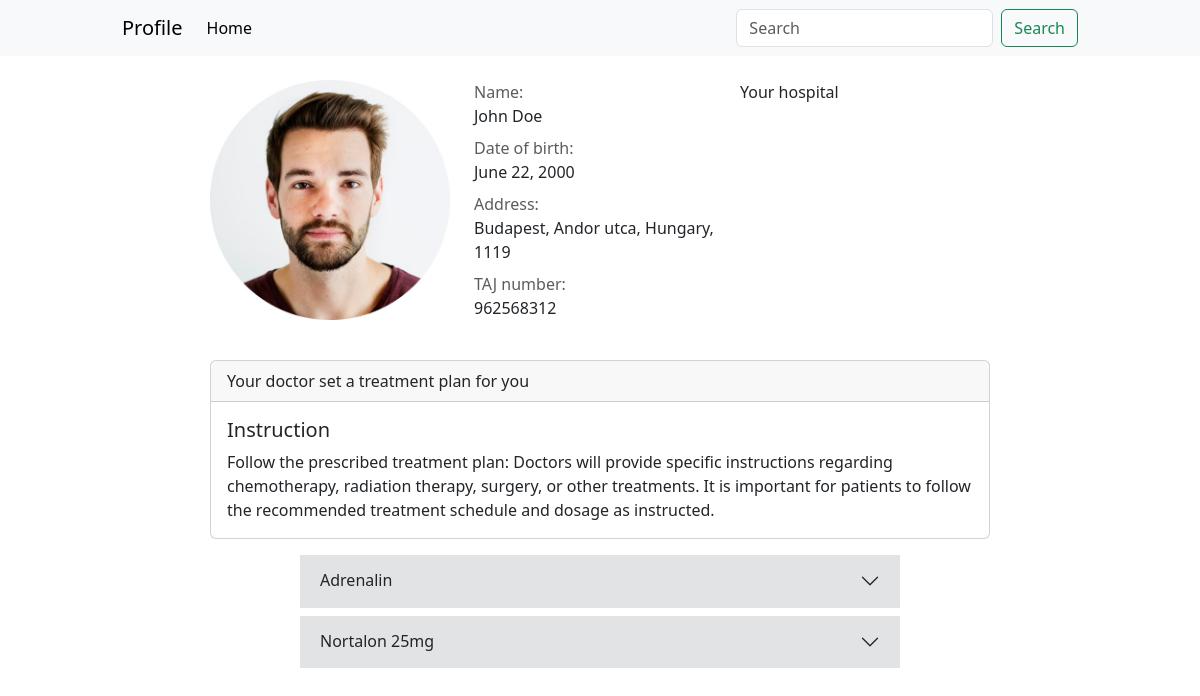
/profile/ (signed in), run on the app's committed database.
### patient/models.py (models this page shows, shortened)
class Patient(models.Model):
    user = models.ForeignKey(User, on_delete=models.CASCADE)
    first_name = models.CharField(max_length=100, null=False)
    last_name = models.CharField(max_length=100, null=False)
    birth_date = models.DateField(null=False)
    address = models.CharField(max_length=100, null=False)
    social_number = models.IntegerField(unique=True)
    instruction = models.ForeignKey(Instruction, on_delete=models.CASCADE)
    disease = models.CharField(max_length=100, null=False, blank=True)

class Instruction(models.Model):
    pillows = models.ManyToManyField(Pillow)
    description = models.TextField(max_length=1000, null=False)

class Pillow(models.Model):
    name = models.CharField(max_length=100, null=False)
    start_date = models.DateField(auto_now=True)
    finish_date = models.DateField(null=False)
    times_per_day = models.IntegerField(null=False)

### patient/views.py (the view)
# urls.py: path('profile/', views.profile, name="profile"),
def profile(request):
    patient = get_object_or_404(Patient, pk=request.user.id)
    return render(request, 'patient/patient.html', context={'p': patient, 'pillows': patient.instruction.pillows.all()})

### patient/templates/patient/patient.html (shortened to what this page needs)
{% load static %}
<!doctype html>
<html lang="en">
<head>
    <link href="https://cdn.jsdelivr.net/npm/bootstrap@5.3.0-alpha3/dist/css/bootstrap.min.css" rel="stylesheet"
>
    <link rel="stylesheet" href="{% static 'css/style.css' %}">
</head>
<body>
    <nav class="navbar navbar-expand-lg bg-body-tertiary">
        <div class="container">
          <a class="navbar-brand" href="#">Profile</a>
          <div class="collapse navbar-collapse" id="navbarSupportedContent">
            <ul class="navbar-nav me-auto mb-2 mb-lg-0">
              <li class="nav-item">
                <a class="nav-link active" aria-current="page" href="#">Home</a>
              </li>
            </ul>
            <form class="d-flex" role="search">
              <input class="form-control me-2" type="search" placeholder="Search" aria-label="Search">
              <button class="btn btn-outline-success" type="submit">Search</button>
            </form>
          </div>
        </div>
    </nav>
    <main class="mb-5">
        <div class="container-small mt-4">
            <div class="d-flex justify-content-center">
                <div class="d-flex me-1">
                    <img class="me-4" width="240px" height="240px" src="{% static 'img/patient_pic.jpg' %}" alt="">
                    <div class="d-flex flex-column">
                        <div class="mb-1">
                            <p class="fs-6 mb-0 text-muted">Name:</p>
                            <p class="mt-0 mb-1">{{ p.first_name }} {{ p.last_name }}</p>
                        </div>
                        <div class="mb-1 mt-0">
                            <p class="fs-6 mb-0 text-muted">Date of birth:</p>
                            <p class="mt-0 mb-1">{{ p.birth_date }}</p>
                        </div>
                        <div class="mb-1 mt-0">
                            <p class="fs-6 mb-0 text-muted">Address:</p>
                            <p class="mt-0 mb-1">{{ p.address }}</p>
                        </div>
                        <div class="mb-0 mt-0">
                            <p class="fs-6 mb-0 text-muted">TAJ number:</p>
                            <p class="mt-0">{{ p.social_number }}</p>
                        </div>
                    </div>
                </div>
                <div class="d-flex flex-column ms-0">
                    <p>Your hospital</p>
                </div>
            </div>
            <div class="card mt-4">
                <div class="card-header">
                    Your doctor set a treatment plan for you
                </div>
                <div class="card-body">
                  <h5 class="card-title">Instruction</h5>
                  <p class="card-text">{{ p.instruction.description }}</p>
                </div>
            </div>
            <div class="accordion accordion-flush mt-3 container-mini" id="accordionFlushExample">
                {% for pillow in pillows %}
                <div class="accordion-item mb-2 bg-light">
                  <h2 class="accordion-header">
                    <button class="accordion-button collapsed bg-secondary-subtle" type="button" data-bs-toggle="collapse" data-bs-target="#flush-collapse{{pillow.id}}" aria-expanded="false" aria-controls="flush-collapse{{pillow.id}}">
                        {{ pillow.name }}
                    </button>
                  </h2>
                </div>
                {% endfor %}
            </div>
        </div>
    </main>
</body>
</html>

### patient/static/css/style.css (style rules this page uses)
.container { max-width: 980px; }
.container-small { margin: auto; max-width: 780px; }
.container-mini { margin: auto; max-width: 600px; }

### data on the page
Patient: first_name "John", last_name "Doe", birth_date "June 22, 2000", address "Budapest, Andor utca, Hungary, 1119", social_number "962568312", instruction.description "Follow the prescribed treatment plan: Doctors will provide specific instructions regarding chemotherapy, radiation therapy, surgery, or other treatments. It is important for patients to follow the recommended treatment schedule and dosage as instructed."
Pillow: name "Adrenalin"
Pillow: name "Nortalon 25mg"
